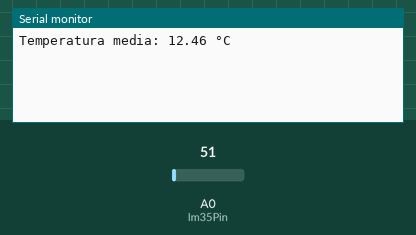
This sketch was run on a simulated Arduino Uno, built with avr-gcc and run on an emulated ATmega328P. On the bench: the last lines printed to the serial monitor. The inputs (shaded band) are chosen by the test bench; at power-on: A0 (lm35Pin) = 51.

Above: at 1.2 s.
1.3 s: A0 (lm35Pin) set to 61
At 1.3 s:
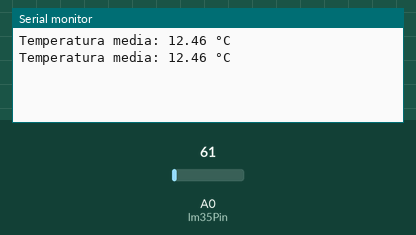
2.8 s: A0 (lm35Pin) set to 71
At 4.2 s:
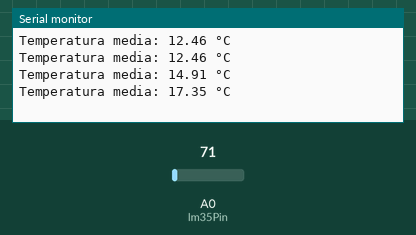
Timing chart, 0 to 5.8 s (numbered marks = the images above; inputs shaded):
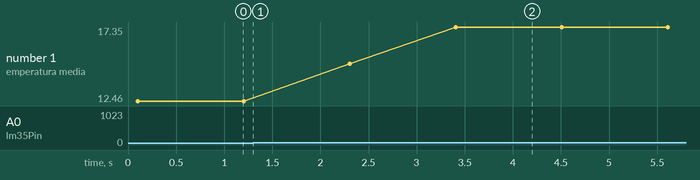

The sketch:

tempMediaTESTE.ino
```cpp
const int lm35Pin = A0;  // Pino analógico conectado ao LM35
const int numLeituras = 10; // Quantas leituras para calcular a média

void setup() {
  Serial.begin(9600);
}

void loop() {
  long soma = 0;

  // Faz várias leituras do LM35
  for (int i = 0; i < numLeituras; i++) {
    int leitura = analogRead(lm35Pin); // Valor bruto do ADC (0 a 1023)
    soma += leitura;
    delay(10); // pequeno intervalo para estabilizar
  }

  // Calcula a média
  float media = soma / (float)numLeituras;

  // Converte o valor médio do ADC para temperatura em °C
  float tensao = (media * 5.0) / 1023.0; // Converte para tensão (0–5V)
  float temperatura = tensao * 100.0;    // 10 mV por grau → 1°C = 0,01 V
  float tempfinal = temperatura * 0.5;

  // Exibe no Serial Monitor
  Serial.print("Temperatura media: ");
  Serial.print(tempfinal);
  Serial.println(" °C");

  delay(1000); // atualiza a cada 1 segundo
}
```

Measured:
- after the input at 2.8 s, the serial monitor: prints a new line after 0.61 s (image 2)
- plotted number 1: 12.46 → 14.91 after the input at 1.3 s, 14.91 → 17.35 after the input at 2.8 s
